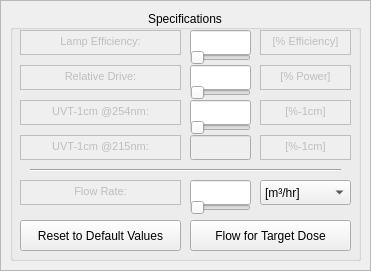
  <widget class="QFrame" name="Specifications">
   <property name="geometry">
    <rect>
     <x>240</x>
     <y>100</y>
     <width>371</width>
     <height>271</height>
    </rect>
   </property>
   <property name="autoFillBackground">
    <bool>true</bool>
   </property>
   <property name="frameShape">
    <enum>QFrame::StyledPanel</enum>
   </property>
   <property name="frameShadow">
    <enum>QFrame::Raised</enum>
   </property>
   <widget class="QGroupBox" name="groupBox_2">
    <property name="geometry">
     <rect>
      <x>10</x>
      <y>10</y>
      <width>351</width>
      <height>251</height>
     </rect>
    </property>
    <property name="contextMenuPolicy">
     <enum>Qt::DefaultContextMenu</enum>
    </property>
    <property name="autoFillBackground">
     <bool>true</bool>
    </property>
    <property name="title">
     <string>Specifications</string>
    </property>
    <property name="alignment">
     <set>Qt::AlignCenter</set>
    </property>
    <property name="flat">
     <bool>false</bool>
    </property>
    <widget class="QTextBrowser" name="textBrowser_2">
     <property name="enabled">
      <bool>false</bool>
     </property>
     <property name="geometry">
      <rect>
       <x>10</x>
       <y>20</y>
       <width>161</width>
       <height>25</height>
      </rect>
     </property>
     <property name="sizePolicy">
      <sizepolicy hsizetype="Fixed" vsizetype="Fixed">
       <horstretch>0</horstretch>
       <verstretch>0</verstretch>
      </sizepolicy>
     </property>
     <property name="autoFillBackground">
      <bool>true</bool>
     </property>
     <property name="frameShape">
      <enum>QFrame::Box</enum>
     </property>
     <property name="frameShadow">
      <enum>QFrame::Plain</enum>
     </property>
     <property name="verticalScrollBarPolicy">
      <enum>Qt::ScrollBarAlwaysOff</enum>
     </property>
     <property name="horizontalScrollBarPolicy">
      <enum>Qt::ScrollBarAlwaysOff</enum>
     </property>
     <property name="html">
      <string>&lt;!DOCTYPE HTML PUBLIC &quot;-//W3C//DTD HTML 4.0//EN&quot; &quot;http://www.w3.org/TR/REC-html40/strict.dtd&quot;&gt;
&lt;html&gt;&lt;head&gt;&lt;meta name=&quot;qrichtext&quot; content=&quot;1&quot; /&gt;&lt;style type=&quot;text/css&quot;&gt;
p, li { white-space: pre-wrap; }
&lt;/style&gt;&lt;/head&gt;&lt;body style=&quot; font-family:'MS Shell Dlg 2'; font-size:8.25pt; font-weight:400; font-style:normal;&quot;&gt;
&lt;p align=&quot;center&quot; style=&quot; margin-top:0px; margin-bottom:0px; margin-left:0px; margin-right:0px; -qt-block-indent:0; text-indent:0px;&quot;&gt;Lamp Efficiency:&lt;/p&gt;&lt;/body&gt;&lt;/html&gt;</string>
     </property>
    </widget>
    <widget class="QTextBrowser" name="textBrowser_3">
     <property name="enabled">
      <bool>false</bool>
     </property>
     <property name="geometry">
      <rect>
       <x>250</x>
       <y>20</y>
       <width>91</width>
       <height>25</height>
      </rect>
     </property>
     <property name="autoFillBackground">
      <bool>true</bool>
     </property>
     <property name="frameShape">
      <enum>QFrame::Box</enum>
     </property>
     <property name="frameShadow">
      <enum>QFrame::Plain</enum>
     </property>
     <property name="verticalScrollBarPolicy">
      <enum>Qt::ScrollBarAlwaysOff</enum>
     </property>
     <property name="horizontalScrollBarPolicy">
      <enum>Qt::ScrollBarAlwaysOff</enum>
     </property>
     <property name="html">
      <string>&lt;!DOCTYPE HTML PUBLIC &quot;-//W3C//DTD HTML 4.0//EN&quot; &quot;http://www.w3.org/TR/REC-html40/strict.dtd&quot;&gt;
&lt;html&gt;&lt;head&gt;&lt;meta name=&quot;qrichtext&quot; content=&quot;1&quot; /&gt;&lt;style type=&quot;text/css&quot;&gt;
p, li { white-space: pre-wrap; }
&lt;/style&gt;&lt;/head&gt;&lt;body style=&quot; font-family:'MS Shell Dlg 2'; font-size:8.25pt; font-weight:400; font-style:normal;&quot;&gt;
&lt;p align=&quot;center&quot; style=&quot; margin-top:0px; margin-bottom:0px; margin-left:0px; margin-right:0px; -qt-block-indent:0; text-indent:0px;&quot;&gt;&lt;span style=&quot; font-size:8pt;&quot;&gt;[% Efficiency]&lt;/span&gt;&lt;/p&gt;&lt;/body&gt;&lt;/html&gt;</string>
     </property>
    </widget>
    <widget class="QTextBrowser" name="textBrowser_4">
     <property name="enabled">
      <bool>false</bool>
     </property>
     <property name="geometry">
      <rect>
       <x>10</x>
       <y>55</y>
       <width>161</width>
       <height>25</height>
      </rect>
     </property>
     <property name="sizePolicy">
      <sizepolicy hsizetype="Fixed" vsizetype="Fixed">
       <horstretch>0</horstretch>
       <verstretch>0</verstretch>
      </sizepolicy>
     </property>
     <property name="autoFillBackground">
      <bool>true</bool>
     </property>
     <property name="frameShape">
      <enum>QFrame::Box</enum>
     </property>
     <property name="frameShadow">
      <enum>QFrame::Plain</enum>
     </property>
     <property name="verticalScrollBarPolicy">
      <enum>Qt::ScrollBarAlwaysOff</enum>
     </property>
     <property name="horizontalScrollBarPolicy">
      <enum>Qt::ScrollBarAlwaysOff</enum>
     </property>
     <property name="html">
      <string>&lt;!DOCTYPE HTML PUBLIC &quot;-//W3C//DTD HTML 4.0//EN&quot; &quot;http://www.w3.org/TR/REC-html40/strict.dtd&quot;&gt;
&lt;html&gt;&lt;head&gt;&lt;meta name=&quot;qrichtext&quot; content=&quot;1&quot; /&gt;&lt;style type=&quot;text/css&quot;&gt;
p, li { white-space: pre-wrap; }
&lt;/style&gt;&lt;/head&gt;&lt;body style=&quot; font-family:'MS Shell Dlg 2'; font-size:8.25pt; font-weight:400; font-style:normal;&quot;&gt;
&lt;p align=&quot;center&quot; style=&quot; margin-top:0px; margin-bottom:0px; margin-left:0px; margin-right:0px; -qt-block-indent:0; text-indent:0px;&quot;&gt;Relative Drive:&lt;/p&gt;&lt;/body&gt;&lt;/html&gt;</string>
     </property>
    </widget>
    <widget class="QTextBrowser" name="textBrowser_5">
     <property name="enabled">
      <bool>false</bool>
     </property>
     <property name="geometry">
      <rect>
       <x>250</x>
       <y>55</y>
       <width>91</width>
       <height>25</height>
      </rect>
     </property>
     <property name="autoFillBackground">
      <bool>true</bool>
     </property>
     <property name="frameShape">
      <enum>QFrame::Box</enum>
     </property>
     <property name="frameShadow">
      <enum>QFrame::Plain</enum>
     </property>
     <property name="verticalScrollBarPolicy">
      <enum>Qt::ScrollBarAlwaysOff</enum>
     </property>
     <property name="horizontalScrollBarPolicy">
      <enum>Qt::ScrollBarAlwaysOff</enum>
     </property>
     <property name="html">
      <string>&lt;!DOCTYPE HTML PUBLIC &quot;-//W3C//DTD HTML 4.0//EN&quot; &quot;http://www.w3.org/TR/REC-html40/strict.dtd&quot;&gt;
&lt;html&gt;&lt;head&gt;&lt;meta name=&quot;qrichtext&quot; content=&quot;1&quot; /&gt;&lt;style type=&quot;text/css&quot;&gt;
p, li { white-space: pre-wrap; }
&lt;/style&gt;&lt;/head&gt;&lt;body style=&quot; font-family:'MS Shell Dlg 2'; font-size:8.25pt; font-weight:400; font-style:normal;&quot;&gt;
&lt;p align=&quot;center&quot; style=&quot; margin-top:0px; margin-bottom:0px; margin-left:0px; margin-right:0px; -qt-block-indent:0; text-indent:0px;&quot;&gt;[% Power]&lt;/p&gt;&lt;/body&gt;&lt;/html&gt;</string>
     </property>
    </widget>
    <widget class="QTextBrowser" name="textBrowser_6">
     <property name="enabled">
      <bool>false</bool>
     </property>
     <property name="geometry">
      <rect>
       <x>10</x>
       <y>90</y>
       <width>161</width>
       <height>25</height>
      </rect>
     </property>
     <property name="sizePolicy">
      <sizepolicy hsizetype="Fixed" vsizetype="Fixed">
       <horstretch>0</horstretch>
       <verstretch>0</verstretch>
      </sizepolicy>
     </property>
     <property name="autoFillBackground">
      <bool>true</bool>
     </property>
     <property name="frameShape">
      <enum>QFrame::Box</enum>
     </property>
     <property name="frameShadow">
      <enum>QFrame::Plain</enum>
     </property>
     <property name="verticalScrollBarPolicy">
      <enum>Qt::ScrollBarAlwaysOff</enum>
     </property>
     <property name="horizontalScrollBarPolicy">
      <enum>Qt::ScrollBarAlwaysOff</enum>
     </property>
     <property name="html">
      <string>&lt;!DOCTYPE HTML PUBLIC &quot;-//W3C//DTD HTML 4.0//EN&quot; &quot;http://www.w3.org/TR/REC-html40/strict.dtd&quot;&gt;
&lt;html&gt;&lt;head&gt;&lt;meta name=&quot;qrichtext&quot; content=&quot;1&quot; /&gt;&lt;style type=&quot;text/css&quot;&gt;
p, li { white-space: pre-wrap; }
&lt;/style&gt;&lt;/head&gt;&lt;body style=&quot; font-family:'MS Shell Dlg 2'; font-size:8.25pt; font-weight:400; font-style:normal;&quot;&gt;
&lt;p align=&quot;center&quot; style=&quot; margin-top:0px; margin-bottom:0px; margin-left:0px; margin-right:0px; -qt-block-indent:0; text-indent:0px;&quot;&gt;UVT-1cm @254nm:&lt;/p&gt;&lt;/body&gt;&lt;/html&gt;</string>
     </property>
    </widget>
    <widget class="QTextBrowser" name="textBrowser_7">
     <property name="enabled">
      <bool>false</bool>
     </property>
     <property name="geometry">
      <rect>
       <x>250</x>
       <y>90</y>
       <width>91</width>
       <height>25</height>
      </rect>
     </property>
     <property name="autoFillBackground">
      <bool>true</bool>
     </property>
     <property name="frameShape">
      <enum>QFrame::Box</enum>
     </property>
     <property name="frameShadow">
      <enum>QFrame::Plain</enum>
     </property>
     <property name="verticalScrollBarPolicy">
      <enum>Qt::ScrollBarAlwaysOff</enum>
     </property>
     <property name="horizontalScrollBarPolicy">
      <enum>Qt::ScrollBarAlwaysOff</enum>
     </property>
     <property name="html">
      <string>&lt;!DOCTYPE HTML PUBLIC &quot;-//W3C//DTD HTML 4.0//EN&quot; &quot;http://www.w3.org/TR/REC-html40/strict.dtd&quot;&gt;
&lt;html&gt;&lt;head&gt;&lt;meta name=&quot;qrichtext&quot; content=&quot;1&quot; /&gt;&lt;style type=&quot;text/css&quot;&gt;
p, li { white-space: pre-wrap; }
&lt;/style&gt;&lt;/head&gt;&lt;body style=&quot; font-family:'MS Shell Dlg 2'; font-size:8.25pt; font-weight:400; font-style:normal;&quot;&gt;
&lt;p align=&quot;center&quot; style=&quot; margin-top:0px; margin-bottom:0px; margin-left:0px; margin-right:0px; -qt-block-indent:0; text-indent:0px;&quot;&gt;[%-1cm]&lt;/p&gt;&lt;/body&gt;&lt;/html&gt;</string>
     </property>
    </widget>
    <widget class="Line" name="line">
     <property name="geometry">
      <rect>
       <x>20</x>
       <y>150</y>
       <width>311</width>
       <height>20</height>
      </rect>
     </property>
     <property name="orientation">
      <enum>Qt::Horizontal</enum>
     </property>
    </widget>
    <widget class="QTextBrowser" name="textBrowser_8">
     <property name="enabled">
      <bool>false</bool>
     </property>
     <property name="geometry">
      <rect>
       <x>10</x>
       <y>170</y>
       <width>161</width>
       <height>25</height>
      </rect>
     </property>
     <property name="autoFillBackground">
      <bool>true</bool>
     </property>
     <property name="frameShape">
      <enum>QFrame::Box</enum>
     </property>
     <property name="frameShadow">
      <enum>QFrame::Plain</enum>
     </property>
     <property name="verticalScrollBarPolicy">
      <enum>Qt::ScrollBarAlwaysOff</enum>
     </property>
     <property name="html">
      <string>&lt;!DOCTYPE HTML PUBLIC &quot;-//W3C//DTD HTML 4.0//EN&quot; &quot;http://www.w3.org/TR/REC-html40/strict.dtd&quot;&gt;
&lt;html&gt;&lt;head&gt;&lt;meta name=&quot;qrichtext&quot; content=&quot;1&quot; /&gt;&lt;style type=&quot;text/css&quot;&gt;
p, li { white-space: pre-wrap; }
&lt;/style&gt;&lt;/head&gt;&lt;body style=&quot; font-family:'MS Shell Dlg 2'; font-size:8.25pt; font-weight:400; font-style:normal;&quot;&gt;
&lt;p align=&quot;center&quot; style=&quot; margin-top:0px; margin-bottom:0px; margin-left:0px; margin-right:0px; -qt-block-indent:0; text-indent:0px;&quot;&gt;Flow Rate:&lt;/p&gt;&lt;/body&gt;&lt;/html&gt;</string>
     </property>
    </widget>
    <widget class="QComboBox" name="FlowUnits">
     <property name="geometry">
      <rect>
       <x>250</x>
       <y>170</y>
       <width>91</width>
       <height>25</height>
      </rect>
     </property>
     <item>
      <property name="text">
       <string>[m³/hr]</string>
      </property>
     </item>
     <item>
      <property name="text">
       <string>[US GPM]</string>
      </property>
     </item>
    </widget>
    <widget class="QSlider" name="LampEffSlider">
     <property name="geometry">
      <rect>
       <x>180</x>
       <y>40</y>
       <width>61</width>
       <height>15</height>
      </rect>
     </property>
     <property name="maximum">
      <number>100</number>
     </property>
     <property name="orientation">
      <enum>Qt::Horizontal</enum>
     </property>
     <property name="tickPosition">
      <enum>QSlider::NoTicks</enum>
     </property>
     <property name="tickInterval">
      <number>10</number>
     </property>
    </widget>
    <widget class="QSlider" name="PowerSlider">
     <property name="geometry">
      <rect>
       <x>180</x>
       <y>75</y>
       <width>61</width>
       <height>15</height>
      </rect>
     </property>
     <property name="maximum">
      <number>100</number>
     </property>
     <property name="orientation">
      <enum>Qt::Horizontal</enum>
     </property>
     <property name="tickPosition">
      <enum>QSlider::NoTicks</enum>
     </property>
     <property name="tickInterval">
      <number>10</number>
     </property>
    </widget>
    <widget class="QSlider" name="UVT254Slider">
     <property name="geometry">
      <rect>
       <x>180</x>
       <y>110</y>
       <width>61</width>
       <height>15</height>
      </rect>
     </property>
     <property name="maximum">
      <number>100</number>
     </property>
     <property name="orientation">
      <enum>Qt::Horizontal</enum>
     </property>
     <property name="tickPosition">
      <enum>QSlider::NoTicks</enum>
     </property>
     <property name="tickInterval">
      <number>10</number>
     </property>
    </widget>
    <widget class="QSlider" name="FlowSlider">
     <property name="geometry">
      <rect>
       <x>180</x>
       <y>190</y>
       <width>61</width>
       <height>15</height>
      </rect>
     </property>
     <property name="maximum">
      <number>100</number>
     </property>
     <property name="orientation">
      <enum>Qt::Horizontal</enum>
     </property>
     <property name="tickPosition">
      <enum>QSlider::NoTicks</enum>
     </property>
     <property name="tickInterval">
      <number>10</number>
     </property>
    </widget>
    <widget class="QLineEdit" name="LampEfficiency">
     <property name="geometry">
      <rect>
       <x>180</x>
       <y>20</y>
       <width>61</width>
       <height>25</height>
      </rect>
     </property>
     <property name="sizePolicy">
      <sizepolicy hsizetype="Fixed" vsizetype="Fixed">
       <horstretch>0</horstretch>
       <verstretch>0</verstretch>
      </sizepolicy>
     </property>
     <property name="cursor">
      <cursorShape>ArrowCursor</cursorShape>
     </property>
     <property name="mouseTracking">
      <bool>false</bool>
     </property>
     <property name="toolTip">
      <string>&lt;html&gt;&lt;head/&gt;&lt;body&gt;&lt;p&gt;Typically &amp;gt; 40%&lt;/p&gt;&lt;/body&gt;&lt;/html&gt;</string>
     </property>
     <property name="toolTipDuration">
      <number>3000</number>
     </property>
     <property name="alignment">
      <set>Qt::AlignLeading|Qt::AlignLeft|Qt::AlignVCenter</set>
     </property>
     <property name="clearButtonEnabled">
      <bool>false</bool>
     </property>
    </widget>
    <widget class="QLineEdit" name="Power">
     <property name="geometry">
      <rect>
       <x>180</x>
       <y>55</y>
       <width>61</width>
       <height>25</height>
      </rect>
     </property>
     <property name="sizePolicy">
      <sizepolicy hsizetype="Fixed" vsizetype="Fixed">
       <horstretch>0</horstretch>
       <verstretch>0</verstretch>
      </sizepolicy>
     </property>
     <property name="cursor">
      <cursorShape>ArrowCursor</cursorShape>
     </property>
     <property name="mouseTracking">
      <bool>false</bool>
     </property>
     <property name="toolTip">
      <string>&lt;html&gt;&lt;head/&gt;&lt;body&gt;&lt;p&gt;Typically &amp;gt; 40%&lt;/p&gt;&lt;/body&gt;&lt;/html&gt;</string>
     </property>
     <property name="toolTipDuration">
      <number>3000</number>
     </property>
    </widget>
    <widget class="QLineEdit" name="UVT">
     <property name="geometry">
      <rect>
       <x>180</x>
       <y>90</y>
       <width>61</width>
       <height>25</height>
      </rect>
     </property>
     <property name="sizePolicy">
      <sizepolicy hsizetype="Fixed" vsizetype="Fixed">
       <horstretch>0</horstretch>
       <verstretch>0</verstretch>
      </sizepolicy>
     </property>
     <property name="cursor">
      <cursorShape>ArrowCursor</cursorShape>
     </property>
     <property name="mouseTracking">
      <bool>false</bool>
     </property>
     <property name="toolTip">
      <string>&lt;html&gt;&lt;head/&gt;&lt;body&gt;&lt;p&gt;UV-Transmittance at 254nm wavelength&lt;/p&gt;&lt;/body&gt;&lt;/html&gt;</string>
     </property>
     <property name="toolTipDuration">
      <number>3000</number>
     </property>
    </widget>
    <widget class="QLineEdit" name="FlowRate">
     <property name="geometry">
      <rect>
       <x>180</x>
       <y>170</y>
       <width>61</width>
       <height>25</height>
      </rect>
     </property>
     <property name="sizePolicy">
      <sizepolicy hsizetype="Fixed" vsizetype="Fixed">
       <horstretch>0</horstretch>
       <verstretch>0</verstretch>
      </sizepolicy>
     </property>
     <property name="cursor">
      <cursorShape>ArrowCursor</cursorShape>
     </property>
     <property name="mouseTracking">
      <bool>false</bool>
     </property>
     <property name="toolTip">
      <string>&lt;html&gt;&lt;head/&gt;&lt;body&gt;&lt;p&gt;Flow Rate&lt;/p&gt;&lt;/body&gt;&lt;/html&gt;</string>
     </property>
     <property name="toolTipDuration">
      <number>3000</number>
     </property>
    </widget>
    <widget class="QPushButton" name="ResetCalc">
     <property name="geometry">
      <rect>
       <x>10</x>
       <y>210</y>
       <width>161</width>
       <height>31</height>
      </rect>
     </property>
     <property name="toolTip">
      <string>Reset the set point values</string>
     </property>
     <property name="toolTipDuration">
      <number>3000</number>
     </property>
     <property name="text">
      <string>Reset to Default Values</string>
     </property>
     <property name="autoDefault">
      <bool>false</bool>
     </property>
    </widget>
    <widget class="QPushButton" name="FlowDoseCalc">
     <property name="geometry">
      <rect>
       <x>180</x>
       <y>210</y>
       <width>161</width>
       <height>31</height>
      </rect>
     </property>
     <property name="toolTip">
      <string>Calculate the required flow for the trarget UV-dose</string>
     </property>
     <property name="toolTipDuration">
      <number>3000</number>
     </property>
     <property name="text">
      <string>Flow for Target Dose</string>
     </property>
     <property name="autoDefault">
      <bool>false</bool>
     </property>
    </widget>
    <widget class="QTextBrowser" name="UVT215Label">
     <property name="enabled">
      <bool>false</bool>
     </property>
     <property name="geometry">
      <rect>
       <x>10</x>
       <y>125</y>
       <width>161</width>
       <height>25</height>
      </rect>
     </property>
     <property name="sizePolicy">
      <sizepolicy hsizetype="Fixed" vsizetype="Fixed">
       <horstretch>0</horstretch>
       <verstretch>0</verstretch>
      </sizepolicy>
     </property>
     <property name="focusPolicy">
      <enum>Qt::NoFocus</enum>
     </property>
     <property name="acceptDrops">
      <bool>false</bool>
     </property>
     <property name="autoFillBackground">
      <bool>true</bool>
     </property>
     <property name="frameShape">
      <enum>QFrame::Box</enum>
     </property>
     <property name="frameShadow">
      <enum>QFrame::Plain</enum>
     </property>
     <property name="verticalScrollBarPolicy">
      <enum>Qt::ScrollBarAlwaysOff</enum>
     </property>
     <property name="horizontalScrollBarPolicy">
      <enum>Qt::ScrollBarAlwaysOff</enum>
     </property>
     <property name="html">
      <string>&lt;!DOCTYPE HTML PUBLIC &quot;-//W3C//DTD HTML 4.0//EN&quot; &quot;http://www.w3.org/TR/REC-html40/strict.dtd&quot;&gt;
&lt;html&gt;&lt;head&gt;&lt;meta name=&quot;qrichtext&quot; content=&quot;1&quot; /&gt;&lt;style type=&quot;text/css&quot;&gt;
p, li { white-space: pre-wrap; }
&lt;/style&gt;&lt;/head&gt;&lt;body style=&quot; font-family:'MS Shell Dlg 2'; font-size:8.25pt; font-weight:400; font-style:normal;&quot;&gt;
&lt;p align=&quot;center&quot; style=&quot; margin-top:0px; margin-bottom:0px; margin-left:0px; margin-right:0px; -qt-block-indent:0; text-indent:0px;&quot;&gt;UVT-1cm @215nm:&lt;/p&gt;&lt;/body&gt;&lt;/html&gt;</string>
     </property>
    </widget>
    <widget class="QLineEdit" name="UVT215">
     <property name="enabled">
      <bool>false</bool>
     </property>
     <property name="geometry">
      <rect>
       <x>180</x>
       <y>125</y>
       <width>61</width>
       <height>25</height>
      </rect>
     </property>
     <property name="sizePolicy">
      <sizepolicy hsizetype="Preferred" vsizetype="Preferred">
       <horstretch>0</horstretch>
       <verstretch>0</verstretch>
      </sizepolicy>
     </property>
     <property name="cursor">
      <cursorShape>ArrowCursor</cursorShape>
     </property>
     <property name="mouseTracking">
      <bool>false</bool>
     </property>
     <property name="focusPolicy">
      <enum>Qt::StrongFocus</enum>
     </property>
     <property name="contextMenuPolicy">
      <enum>Qt::NoContextMenu</enum>
     </property>
     <property name="acceptDrops">
      <bool>false</bool>
     </property>
     <property name="toolTip">
      <string/>
     </property>
     <property name="toolTipDuration">
      <number>-1</number>
     </property>
     <property name="readOnly">
      <bool>true</bool>
     </property>
    </widget>
    <widget class="QTextBrowser" name="UVT215units">
     <property name="enabled">
      <bool>false</bool>
     </property>
     <property name="geometry">
      <rect>
       <x>250</x>
       <y>125</y>
       <width>91</width>
       <height>25</height>
      </rect>
     </property>
     <property name="focusPolicy">
      <enum>Qt::NoFocus</enum>
     </property>
     <property name="acceptDrops">
      <bool>false</bool>
     </property>
     <property name="autoFillBackground">
      <bool>true</bool>
     </property>
     <property name="frameShape">
      <enum>QFrame::Box</enum>
     </property>
     <property name="frameShadow">
      <enum>QFrame::Plain</enum>
     </property>
     <property name="verticalScrollBarPolicy">
      <enum>Qt::ScrollBarAlwaysOff</enum>
     </property>
     <property name="horizontalScrollBarPolicy">
      <enum>Qt::ScrollBarAlwaysOff</enum>
     </property>
     <property name="html">
      <string>&lt;!DOCTYPE HTML PUBLIC &quot;-//W3C//DTD HTML 4.0//EN&quot; &quot;http://www.w3.org/TR/REC-html40/strict.dtd&quot;&gt;
&lt;html&gt;&lt;head&gt;&lt;meta name=&quot;qrichtext&quot; content=&quot;1&quot; /&gt;&lt;style type=&quot;text/css&quot;&gt;
p, li { white-space: pre-wrap; }
&lt;/style&gt;&lt;/head&gt;&lt;body style=&quot; font-family:'MS Shell Dlg 2'; font-size:8.25pt; font-weight:400; font-style:normal;&quot;&gt;
&lt;p align=&quot;center&quot; style=&quot; margin-top:0px; margin-bottom:0px; margin-left:0px; margin-right:0px; -qt-block-indent:0; text-indent:0px;&quot;&gt;[%-1cm]&lt;/p&gt;&lt;/body&gt;&lt;/html&gt;</string>
     </property>
    </widget>
    <zorder>textBrowser_2</zorder>
    <zorder>textBrowser_3</zorder>
    <zorder>textBrowser_4</zorder>
    <zorder>textBrowser_5</zorder>
    <zorder>textBrowser_6</zorder>
    <zorder>textBrowser_7</zorder>
    <zorder>line</zorder>
    <zorder>textBrowser_8</zorder>
    <zorder>FlowUnits</zorder>
    <zorder>LampEfficiency</zorder>
    <zorder>LampEffSlider</zorder>
    <zorder>Power</zorder>
    <zorder>PowerSlider</zorder>
    <zorder>UVT</zorder>
    <zorder>UVT254Slider</zorder>
    <zorder>FlowRate</zorder>
    <zorder>FlowSlider</zorder>
    <zorder>ResetCalc</zorder>
    <zorder>FlowDoseCalc</zorder>
    <zorder>UVT215</zorder>
    <zorder>UVT215units</zorder>
    <zorder>UVT215Label</zorder>
   </widget>
  </widget>
